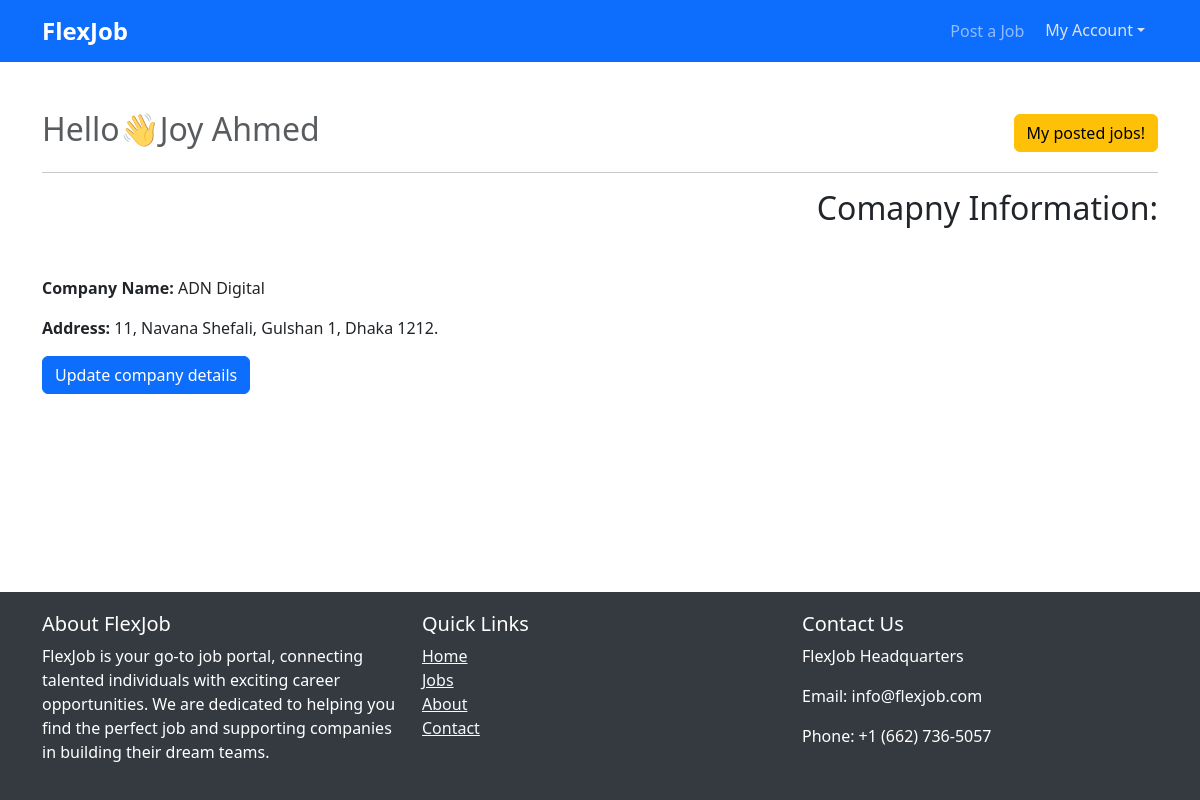
The page /profile/ (signed in) on the database its author committed.
### app_core/models.py (models this page shows, shortened)
class UserProfile(AbstractUser):
    display_name = models.CharField(max_length=255)
    user_type = models.CharField(max_length=20)  # 'Recruiter' or 'JobSeeker'
    skills = models.ManyToManyField(Skill, blank=True)

class RecruiterProfile(models.Model):
    user_profile = models.OneToOneField(UserProfile, on_delete=models.CASCADE)
    company_name = models.CharField(max_length=255)
    address = models.TextField()

### app_core/views.py (the view)
# urls.py: path('profile/', profile_page, name='profile'),
@login_required
def profile_page(request):
    user_profile = request.user
    if user_profile.user_type == 'Recruiter':
        profile_data = get_object_or_404(RecruiterProfile, user_profile=user_profile)
        template_name = 'recruiter_profile.html'
    elif user_profile.user_type == 'JobSeeker':
        profile_data = get_object_or_404(JobSeekerProfile, user_profile=user_profile)
        template_name = 'jobseeker_profile.html'
    else:
        profile_data = None
        template_name = 'default_profile.html'
    return render(request, template_name, {'profile_data': profile_data})

### app_core/templates/recruiter_profile.html (shortened to what this page needs)
{% extends 'base.html' %}
{% block content %}
  <div class="container mt-5">
    <div class="d-flex justify-content-between align-items-center">
      <h2 class="text-muted">Hello👋</strong>{{user.display_name}}</h2>
      <a href="{% url "user_jobs" %}" class="btn btn-warning"> My posted jobs!</a>
    </div>
    <hr>
    <h2 class="text-end mb-5">Comapny Information:</h2>
    <p><strong>Company Name:</strong> {{ profile_data.company_name }}</p>
    <p><strong>Address:</strong> {{ profile_data.address }}</p>
    <a href="{% url "profile_creation" %}" class="btn btn-primary text-white"> Update company details</a>
  </div>
{% endblock %}

### app_core/templates/base.html (style rules this page uses)
body { display: flex; flex-direction: column; min-height: 100vh; }

### rows shown on the page
UserProfile: display_name "Joy Ahmed"
RecruiterProfile: company_name "ADN Digital", address "11, Navana Shefali, Gulshan 1, Dhaka 1212."
